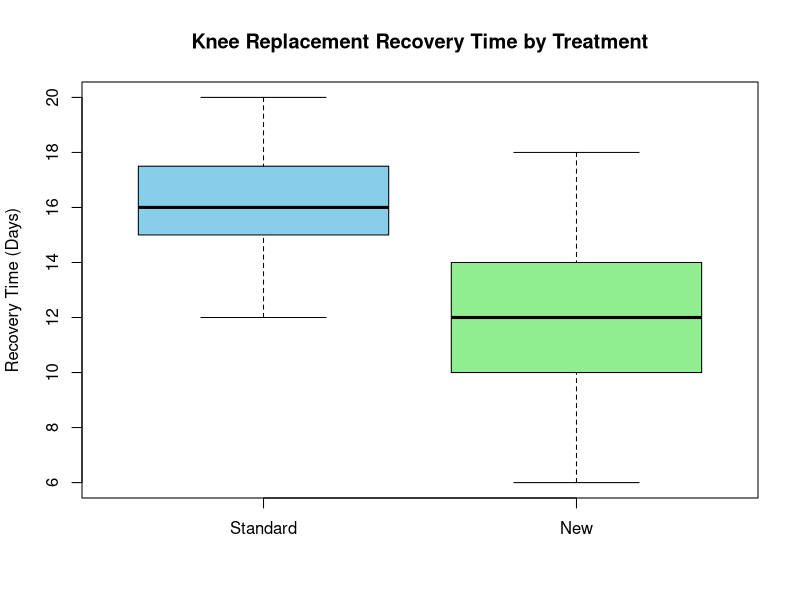
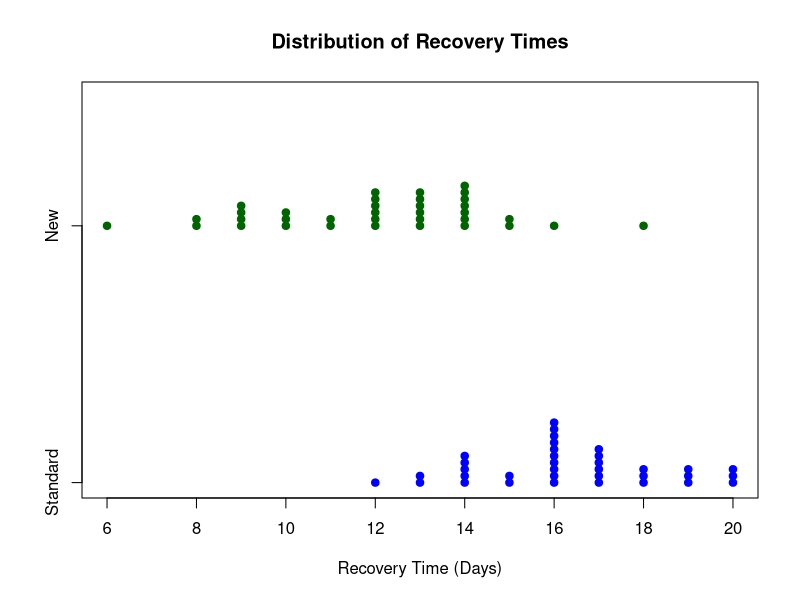

Generate these figures, in order, with R:
# ==============================================================================
# TWO-SAMPLE T-TEST: Knee Surgery Recovery Time (LT 8)
# ==============================================================================
# Scenario: Comparing recovery time (in days) between patients receiving 
# Standard treatment vs. New anti-inflammatory medication.
# ==============================================================================

# ------------------------------------------------------------------------------
# STEP 1: Load Unstacked CSV Data
# ------------------------------------------------------------------------------
# Load data (Columns: Standard, New)
recovery_data <- read.csv("recovery_time.csv")

# Inspect the first 6 rows
head(recovery_data)

# ------------------------------------------------------------------------------
# STEP 2: Calculate Summary Statistics
# ------------------------------------------------------------------------------
# Calculate sample means (x_bar)
mean_standard <- mean(recovery_data$Standard, na.rm = TRUE)
mean_new      <- mean(recovery_data$New, na.rm = TRUE)

# Calculate sample standard deviations (sd)
sd_standard   <- sd(recovery_data$Standard, na.rm = TRUE)
sd_new        <- sd(recovery_data$New, na.rm = TRUE)

# Print summary statistics in console
cat("Standard Treatment -> Mean:", round(mean_standard, 1), "| SD:", round(sd_standard, 1), "\n")
cat("New Medication     -> Mean:", round(mean_new, 1),      "| SD:", round(sd_new, 1), "\n")

# ------------------------------------------------------------------------------
# STEP 3: Plot the Distributions
# ------------------------------------------------------------------------------
# Side-by-side boxplots to compare the distributions
boxplot(recovery_data$Standard, recovery_data$New,
        names = c("Standard", "New"),
        main = "Knee Replacement Recovery Time by Treatment",
        ylab = "Recovery Time (Days)",
        col = c("skyblue", "lightgreen"))

# Optional: Stacked dotplots / stripcharts to mirror your applet view
stripchart(list(Standard = recovery_data$Standard, New = recovery_data$New),
           method = "stack", 
           pch = 19, 
           col = c("blue", "darkgreen"),
           main = "Distribution of Recovery Times",
           xlab = "Recovery Time (Days)")

# ------------------------------------------------------------------------------
# STEP 4: Two-Sample t-Test & 95% Confidence Interval
# ------------------------------------------------------------------------------
# Run two-sample t-test comparing (mu_Standard - mu_New)
# H0: mu_Standard - mu_New = 0
# Ha: mu_Standard - mu_New != 0
t_test_output <- t.test(recovery_data$Standard, recovery_data$New)

# Display full t-test output in console
t_test_output

# Extract specific values for discussion:
# - p-value:
t_test_output$p.value

# - 95% Confidence Interval for (mu_Standard - mu_New):
t_test_output$conf.int
